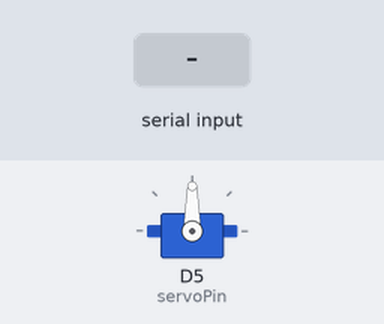
Simulated run of this sketch. Board: ESP8266 (Wemos D1 mini). On the bench: servo. Inputs (shaded band) come from the test bench. What the sketch prints to the serial monitor is not drawn.

Above: at 1.7 s.
1.8 s: "30,150\n" received over Serial
At 2.3 s:
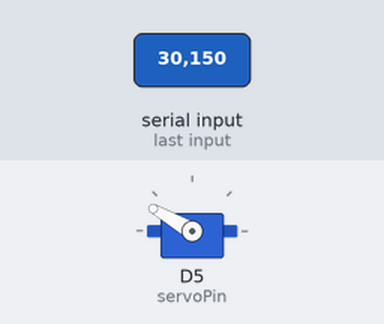
At 3.7 s:
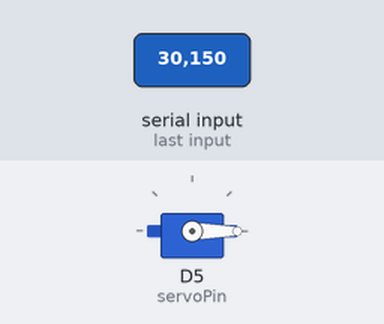
4.4 s: "90,45\n" received over Serial
At 5.3 s:
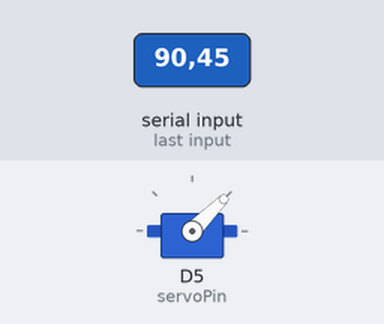
Timing chart, 0 to 7.4 s (numbered marks = the images above; inputs shaded):
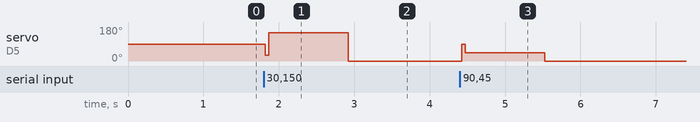

Measured:
- after the input at 1.8 s, servo on D5 (servoPin): 90° → 150° at once, → 0° 1.1 s later
- after the input at 4.4 s, servo on D5 (servoPin): 0° → 45° at once, → 0° 1.1 s later

The sketch:

mg90s_test.ino
```cpp
/*
 * MG90S 金属舵机 - 简化测试（不联网）
 * 串口输入 0-180 控制舵机角度
 *
 * 接线：信号线 → D5，VCC → 5V（建议外部供电，并与开发板共地），GND → GND
 */

#include <Servo.h>

Servo myServo;
const int servoPin = D5;
int angle = 90;

void setup() {
  Serial.begin(115200);
  delay(500);
  myServo.attach(servoPin);
  myServo.write(angle);

  Serial.println(F("\n=== TowerPro MG90S 金属舵机测试 ==="));
  Serial.println(F("舵机引脚: D5 (GPIO14), 串口波特率: 115200"));
  Serial.println(F("注意: 金属舵机工作电流较大，建议使用外部5V电源供电，并与开发板共地"));
  Serial.println(F("输入 0-180 并发送以设置舵机角度\n"));
}

void loop() {
  if (Serial.available()) {
    int val = Serial.parseInt();
    if (val >= 0 && val <= 180) {
      angle = val;
      myServo.write(angle);
      Serial.print(F("设置角度: "));
      Serial.print(angle);
      Serial.println(F("°"));
    }
  }
  delay(50);
}
```
